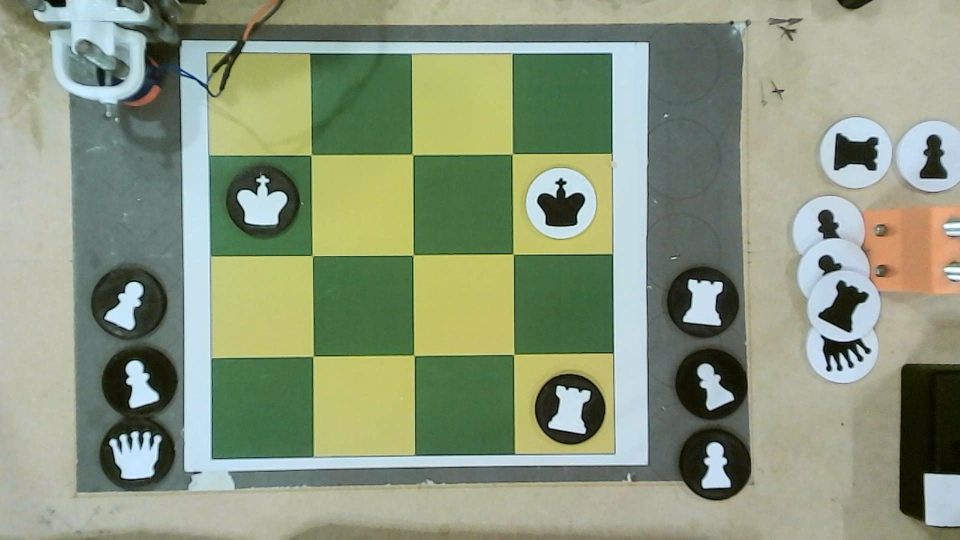
#> input picture core/assets/current_board.jpg, 1920 x 1080 px (shown at 1/2 size)
$ python test_cv.py
#> lines starting #> are read from the running program, lines starting #| are printed output that depends on the picture; after the words box and inside, x2 and y2 are one past the last pixel; in counts of white or black regions, pixels touching at a corner belong together
### core/cv/main.py
"""
Módulo principal do sistema de visão computacional para detecção de peças de xadrez
"""
import os

# Evita os avisos do Qt incluído no wheel do OpenCV em Linux e WSL.
if os.name == "posix" and os.path.isdir("/usr/share/fonts/truetype/dejavu"):
    os.environ.setdefault(
        "QT_QPA_FONTDIR", "/usr/share/fonts/truetype/dejavu"
    )

import cv2
import numpy as np
import argparse
import platform
import json
from cv.modules.board_processing import process_board_image, visualize_board_and_pieces

# [16 lines left out: function show_with_matplotlib, not called in this run]

def generate_chess_notation_matrix(squares, rows=4, cols=4):
    """
    Gera uma matriz de notação de peças de xadrez (WP, WR, WQ, WK, BP, BR, BQ, BK)
    a partir das informações dos quadrados detectados.

    Args:
        squares: Lista de informações dos quadrados
        rows: Número de linhas do tabuleiro
        cols: Número de colunas do tabuleiro

    Returns:
        matriz: Matriz com notação das peças
        matriz_json: Representação JSON da matriz
    """
    matriz = [['' for _ in range(cols)] for _ in range(rows)]

    for square in squares:
        row, col = square['position']

        if square['contains_piece']:
            piece_color = square['piece_color']
            piece_type = "?"  # Default para peça não identificada

            if 'piece_info' in square and 'type' in square['piece_info']:
                piece_type_val = square['piece_info']['type']
                if piece_type_val == 'pawn':
                    piece_type = "P"
                elif piece_type_val == 'rook':
                    piece_type = "R"
                elif piece_type_val == 'queen':
                    piece_type = "Q"
                elif piece_type_val == 'king':
                    piece_type = "K"

            if piece_color == 'white':
                notation = f"{piece_type}"
            elif piece_color == 'black':
                notation = f"{piece_type.lower()}"
            else:
                notation = "??"  # Peça com cor indeterminada

            matriz[row][col] = notation
        else:
            matriz[row][col] = "."

    matriz_json = []
    for r in range(rows):
        row_data = []
        for c in range(cols):
            square_data = {
                "position": f"{chr(65+c)}{rows-r}",  # A1, B2, etc.
                "piece": matriz[r][c] if matriz[r][c] != ".." else None
            }
            row_data.append(square_data)
        matriz_json.append(row_data)

    return matriz, matriz_json

# [25 lines left out: function print_chess_matrix, not called in this run]

def detect_chess_position(
    image_path,
    visualize=False,
    save_all=False,
    save_matrix=False,
    output_dir="output",
    print_before_visualization=False,
    include_visualization=False,
):
    """
    Detecta a posição das peças no tabuleiro de xadrez a partir de uma imagem.

    Args:
        image_path (str): Caminho para a imagem do tabuleiro
        visualize (bool): Se True, exibe a visualização do tabuleiro
        save_all (bool): Se True, salva todas as imagens intermediárias
        save_matrix (bool): Se True, salva a matriz de peças em JSON
        output_dir (str): Diretório para salvar os resultados
        include_visualization (bool): Se True, inclui a imagem anotada no retorno

    Returns:
        dict: Dicionário contendo a matriz de peças, JSON correspondente e resultado da detecção
    """
#> called with image_path = 'assets/current_board.jpg', visualize = False, save_all = False, save_matrix = False, output_dir = 'output', print_before_visualization = False, include_visualization = False
    if not os.path.exists(image_path):
        print(f"Arquivo não encontrado: {image_path}")
        return None

    frame = cv2.imread(image_path)
#> frame is the input picture: shape (1080, 1920, 3); mean B, G, R 124.8, 150.3, 138.5

    if frame is None:
        print(f"Não foi possível carregar a imagem: {image_path}")
        return None

    if (save_all or save_matrix) and not os.path.exists(output_dir):
        os.makedirs(output_dir)

    warped_board, squares, corners = process_board_image(frame)

    if warped_board is None:
        print("Falha ao detectar o tabuleiro. Verifique a imagem e tente novamente.")
        return {"matriz": None}

    matriz, matriz_json = generate_chess_notation_matrix(squares)

    if save_matrix:
        base_filename = os.path.basename(image_path).split('.')[0]
        json_path = f"{output_dir}/{base_filename}_chess_matrix.json"

        with open(json_path, 'w') as json_file:
            json.dump(matriz_json, json_file, indent=2)

    result = {
        "matriz": matriz,
        "matriz_json": matriz_json,
        "total_squares": len(squares),
        "pieces_count": sum(1 for s in squares if s['contains_piece']),
        "white_pieces": sum(1 for s in squares if s['piece_color'] == 'white'),
        "black_pieces": sum(1 for s in squares if s['piece_color'] == 'black'),
    }

    if print_before_visualization:
        print("\nMatriz detectada:")
        for row in matriz:
            print(" ".join(row))
        print(
            f"\nPeças: {result['pieces_count']} "
            f"({result['white_pieces']} brancas, "
            f"{result['black_pieces']} pretas)"
        )
        print("A janela permanecerá aberta; pressione Q ou ESC para fechar.")

    if visualize or save_all or include_visualization:
        board_visualization = visualize_board_and_pieces(frame, warped_board, squares, corners)
        if include_visualization:
            result["visualization"] = board_visualization

        if save_all:
            if not os.path.exists(output_dir):
                os.makedirs(output_dir)
            base_filename = os.path.basename(image_path).split('.')[0]
            output_path = os.path.join(output_dir, f"{base_filename}_board_detection.jpg")
            cv2.imwrite(output_path, board_visualization)
            result["detection_image_path"] = output_path

        if visualize:
            max_width, max_height = 1800, 900
            scale = min(
                1.0,
                max_width / board_visualization.shape[1],
                max_height / board_visualization.shape[0],
            )
            width = int(board_visualization.shape[1] * scale)
            height = int(board_visualization.shape[0] * scale)

            board_viz_resized = cv2.resize(board_visualization, (width, height))

            is_linux = platform.system() == 'Linux'
            use_matplotlib = is_linux

            if use_matplotlib:
                try:
                    show_with_matplotlib(board_viz_resized)
                except ImportError:
                    use_matplotlib = False

            if not use_matplotlib:
                window_name = "Autochess CV - pressione Q ou ESC para fechar"
                cv2.namedWindow(window_name, cv2.WINDOW_NORMAL)
                cv2.resizeWindow(
                    window_name,
                    board_viz_resized.shape[1],
                    board_viz_resized.shape[0],
                )
                cv2.imshow(window_name, board_viz_resized)
                while True:
                    key = cv2.waitKey(50) & 0xFF
                    if key in (ord("q"), 27):
                        break
                    try:
                        if cv2.getWindowProperty(
                            window_name, cv2.WND_PROP_VISIBLE
                        ) < 1:
                            break
                    except cv2.error:
                        break
                cv2.destroyAllWindows()

    return result

# [46 lines left out: function main, not called in this run]

# [2 lines that do not run on import are left out]

### core/cv/modules/board_processing.py
"""
Módulo para detecção de padrões do tabuleiro de xadrez 4x4
"""
import cv2
import numpy as np
import os
from .piece_detection import piece_detection
from .piece_recognition_sift import identify_piece_sift

empty_board_reference = None
empty_board_squares = None

def _quadrilateral_score(approx_quad, img_shape):
    """
    Score a quadrilateral candidate for being the actual board.
    Returns a higher score for square-ish, centered, large-enough regions.
    """
    pts = approx_quad.reshape(-1, 2).astype(np.float32)
    if len(pts) != 4:
        return -1.0

    side_lengths = [
        np.linalg.norm(pts[i] - pts[(i + 1) % 4])
        for i in range(4)
    ]
    if min(side_lengths) <= 0:
        return -1.0

    xs, ys = pts[:, 0], pts[:, 1]
    width, height = max(xs) - min(xs), max(ys) - min(ys)
    if width <= 0 or height <= 0:
        return -1.0
    aspect = max(width, height) / min(width, height)

    area = cv2.contourArea(pts)
    img_area = img_shape[0] * img_shape[1]
    area_ratio = area / img_area

    if aspect > 1.6 or area_ratio < 0.05 or area_ratio > 0.98:
        return -1.0

    score = area_ratio * (1.0 / aspect)
    return score


def detect_board_corners(img, _cleanup_size=5):
    """
    Detecta os quatro cantos do tabuleiro 4x4 verde-amarelo.

    Args:
        img: Imagem original

    Returns:
        corners: Array numpy com as coordenadas dos 4 cantos do tabuleiro
        mask: Máscara binária do tabuleiro
    """
#> called with _cleanup_size = 5
    hsv = cv2.cvtColor(img, cv2.COLOR_BGR2HSV)
#> hsv: shape (1080, 1920, 3); mean H, S, V 52.9, 63.9, 153

    yellow_lower = np.array([15, 70, 70])
    yellow_upper = np.array([45, 255, 255])

    green_lower = np.array([40, 40, 40])
    green_upper = np.array([90, 255, 255])

    yellow_mask = cv2.inRange(hsv, yellow_lower, yellow_upper)
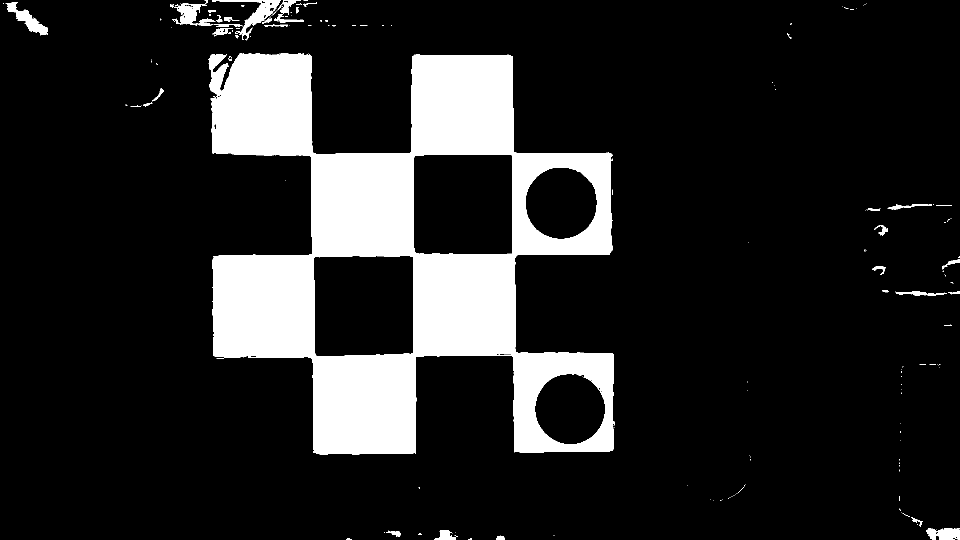
#> yellow_mask: shape (1080, 1920) (shown at 1/2 size); 14.7% white; 205 white regions (166 under 20 px), largest, box (x1, y1, x2, y2) and area: (417, 106, 1228, 909) 293079, (424, 0, 562, 81) 2205, (11, 4, 96, 71) 1753
    green_mask = cv2.inRange(hsv, green_lower, green_upper)
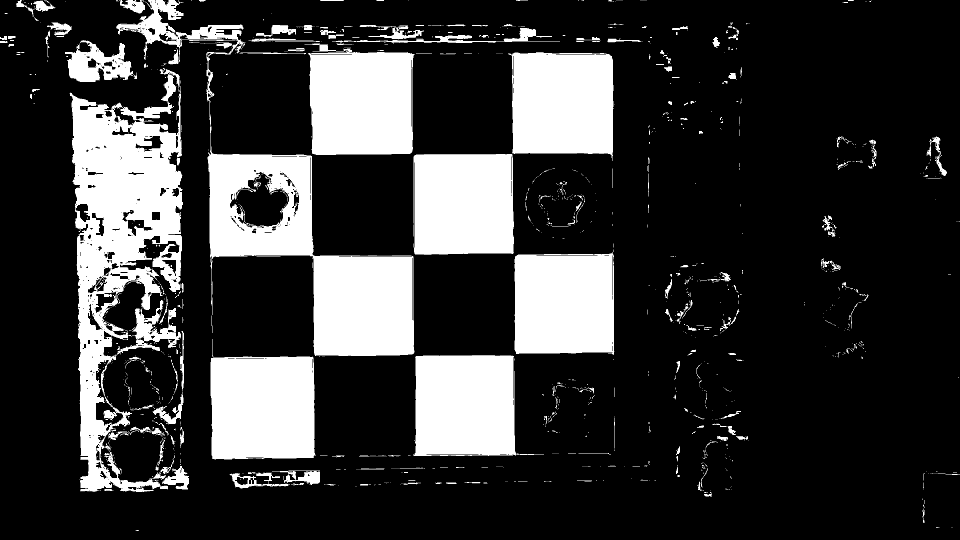
#> green_mask: shape (1080, 1920) (shown at 1/2 size); 21.7% white; 1366 white regions (1136 under 20 px), largest, box (x1, y1, x2, y2) and area: (139, 136, 366, 984) 91472, (232, 0, 829, 712) 81695, (421, 678, 632, 919) 41778

    combined_mask = cv2.bitwise_or(yellow_mask, green_mask)
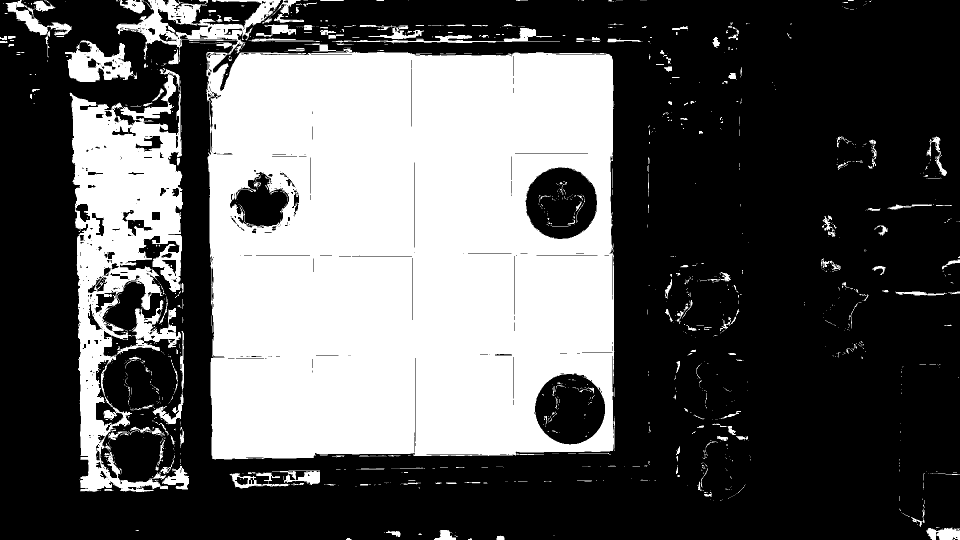
#> combined_mask: shape (1080, 1920) (shown at 1/2 size); 36.1% white; 1443 white regions (1202 under 20 px), largest, box (x1, y1, x2, y2) and area: (232, 0, 1229, 919) 614394, (139, 136, 366, 984) 91472, (130, 80, 266, 164) 6171

    kernel = np.ones((5, 5), np.uint8)
    combined_mask = cv2.morphologyEx(combined_mask, cv2.MORPH_CLOSE, kernel)
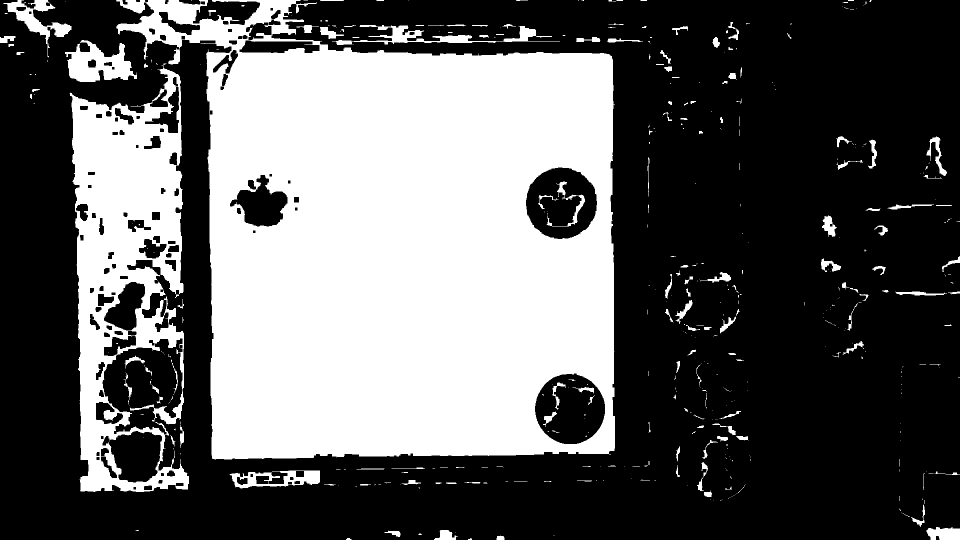
#> combined_mask: shape (1080, 1920) (shown at 1/2 size); 37.5% white; 471 white regions (308 under 20 px), largest, box (x1, y1, x2, y2) and area: (232, 0, 1230, 919) 630587, (139, 127, 378, 984) 105868, (130, 80, 274, 164) 6684

    cleanup_kernel = np.ones((_cleanup_size, _cleanup_size), np.uint8)
    combined_mask = cv2.morphologyEx(
        combined_mask, cv2.MORPH_OPEN, cleanup_kernel
    )
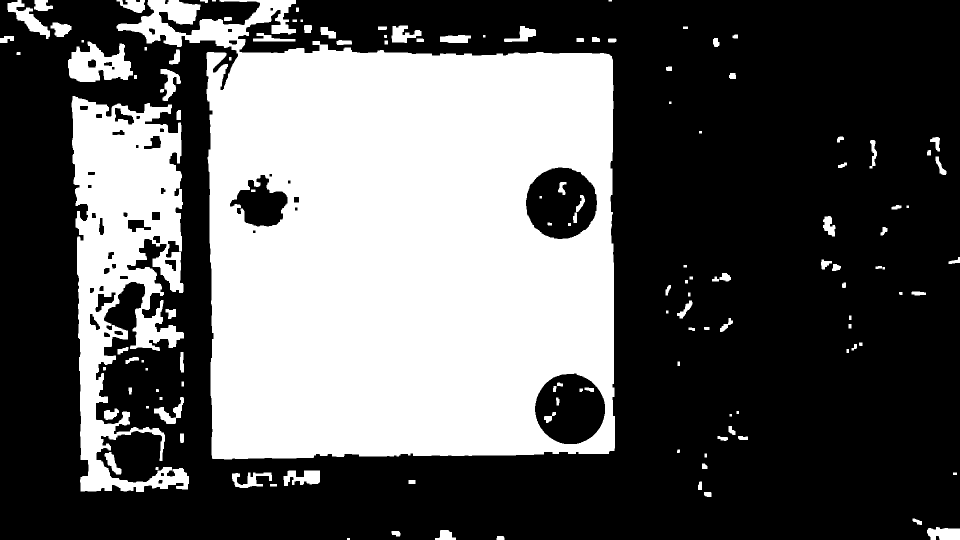
#> combined_mask: shape (1080, 1920) (shown at 1/2 size); 36.7% white; 133 white regions

    contours, _ = cv2.findContours(combined_mask, cv2.RETR_EXTERNAL, cv2.CHAIN_APPROX_SIMPLE)
#> contours = 120 contours, 12 with area under 20; largest, box (x1, y1, x2, y2) and area: (233, 0, 1230, 919) 662756, (143, 192, 378, 984) 101524, (136, 83, 266, 164) 6546, (15, 0, 100, 78) 2066, (567, 941, 640, 972) 1394

    if not contours:
        return None, combined_mask

    contours = sorted(contours, key=cv2.contourArea, reverse=True)

    best_corners = None
    best_score = -1.0

    for contour in contours:
        if cv2.contourArea(contour) < 10000:
            continue

        peri = cv2.arcLength(contour, True)
        approx = cv2.approxPolyDP(contour, 0.02 * peri, True)

        if len(approx) < 4:
            hull = cv2.convexHull(contour)
            approx = cv2.approxPolyDP(hull, 0.02 * cv2.arcLength(hull, True), True)

        candidate = approx.reshape(-1, 2).astype(np.float32)
        if len(candidate) < 4:
            continue

        if len(candidate) > 4:
            M = cv2.moments(candidate)
            cx = int(M['m10']/M['m00']) if M['m00'] != 0 else img.shape[1] // 2
            cy = int(M['m01']/M['m00']) if M['m00'] != 0 else img.shape[0] // 2
            center = np.array([cx, cy])

            quadrant_points = [[] for _ in range(4)]
            for point in candidate:
                x, y = point
                quadrant = 0
                if x >= center[0] and y < center[1]:
                    quadrant = 1
                elif x >= center[0] and y >= center[1]:
                    quadrant = 2
                elif x < center[0] and y >= center[1]:
                    quadrant = 3
                dist = np.linalg.norm(point - center)
                quadrant_points[quadrant].append((dist, point))

            reduced = np.zeros((4, 2), dtype=np.float32)
            valid = True
            for q in range(4):
                if quadrant_points[q]:
                    quadrant_points[q].sort(reverse=True, key=lambda x: x[0])
                    reduced[q] = quadrant_points[q][0][1]
                else:
                    valid = False
                    break

            if not valid:
                continue
            candidate = reduced

        score = _quadrilateral_score(candidate, img.shape)
        if score > best_score:
            best_score = score
            best_corners = order_points(candidate)

        # Cabos podem deformar um vértice; o retângulo mínimo é o fallback.
        rect_candidate = cv2.boxPoints(cv2.minAreaRect(contour)).astype(np.float32)
        rect_score = _quadrilateral_score(rect_candidate, img.shape)
        if rect_score > best_score:
            best_score = rect_score
            best_corners = order_points(rect_candidate)
#> this loop made 120 passes
#> (peri, cx, cy) on pass 1: (5518.4, 830, 500)
#> (the rest of the program and of its run is left out)
